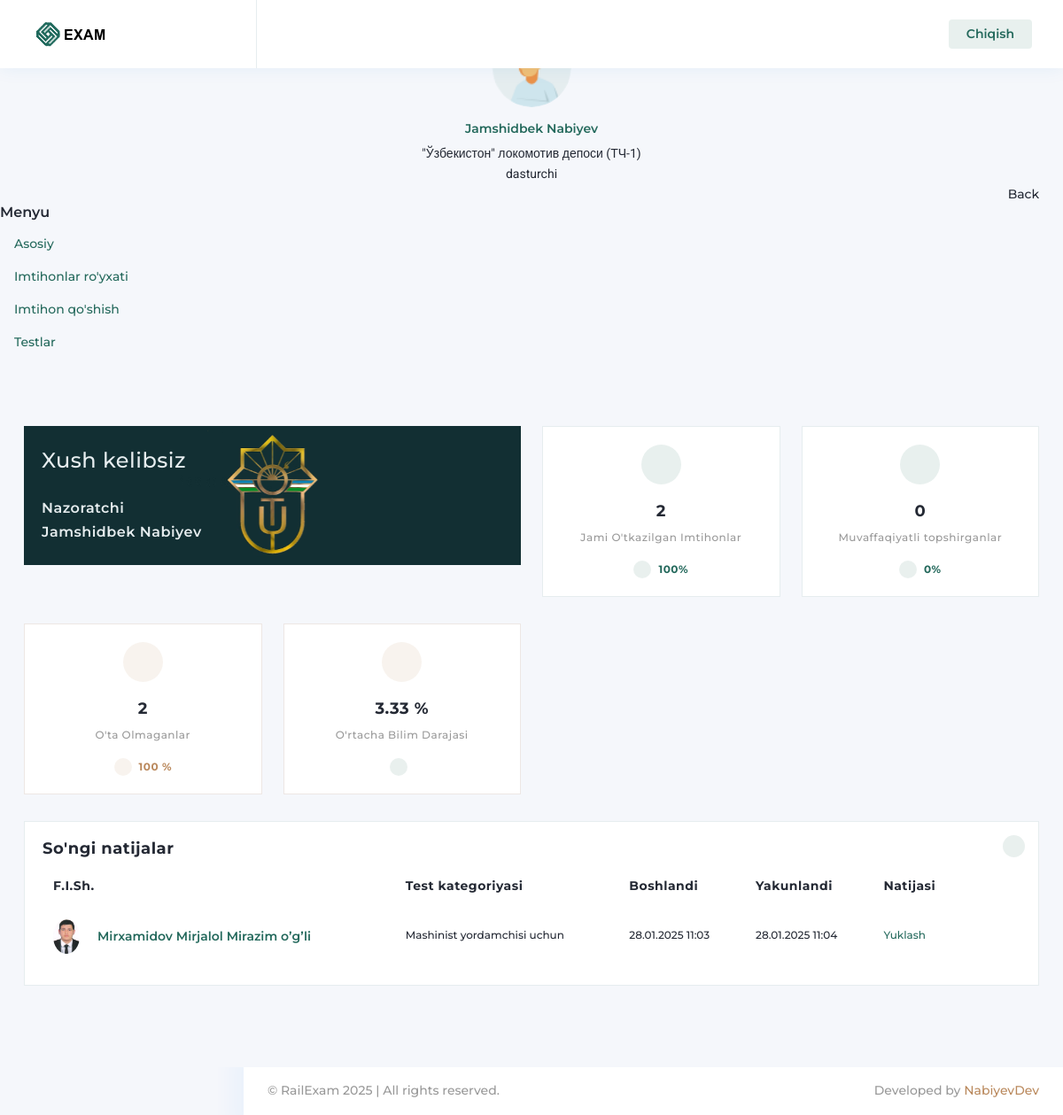
Before: /profiles/operator/dashboard/ (signed in) with the older database file.
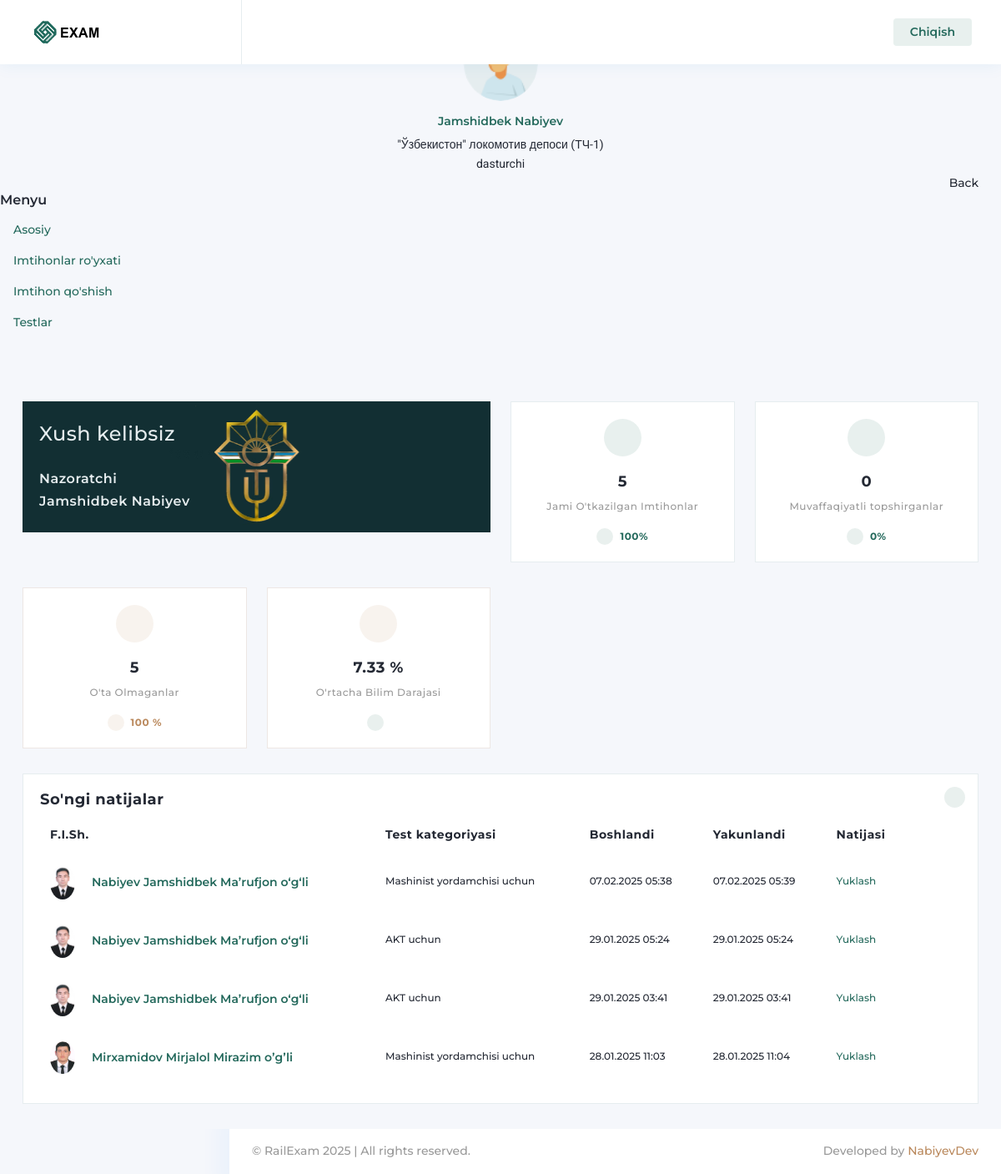
After: the same page with the newer database file.
### exams/models.py (models this page shows, shortened)
class Exam(models.Model):
    category = models.ForeignKey(Category, on_delete=models.CASCADE)
    employee = models.ForeignKey(Profile, on_delete=models.CASCADE)
    overseer = models.ForeignKey(Profile, on_delete=models.CASCADE, related_name='overseer')
    time_limit = models.PositiveIntegerField(default=20)
    created = models.DateTimeField(auto_now_add=True)
    started = models.DateTimeField(blank=True, null=True)
    deadline = models.DateTimeField(blank=True, null=True)
    ended = models.DateTimeField(blank=True, null=True)
    unique_id = models.CharField(max_length=255)
    pdf_short_path = models.CharField(max_length=255, blank=True, null=True)

class Category(models.Model):
    name = models.CharField(max_length=100)
    def __str__(self):
        return self.name

### profiles/models.py (models this page shows, shortened)
class Profile(models.Model):
    user = models.OneToOneField(User, on_delete=models.CASCADE)
    company = models.ForeignKey(Company, on_delete=models.CASCADE)
    role = models.ForeignKey(Role, on_delete=models.CASCADE)
    fullname = models.CharField(max_length=100)
    position = models.CharField(max_length=255)
    pin = models.CharField(max_length=20)
    image = models.ImageField(null=True, blank=True, upload_to='3x4')
    phone_number = models.CharField(max_length=20, null=True, blank=True)
    tabel_num = models.CharField(max_length=20, null=True, blank=True)
    seniority_railway = models.DateField(null=True, blank=True)
    seniority_position = models.DateField(null=True, blank=True)
    passport_pdf = models.FileField(upload_to=r"documents", null=True, blank=True)
    work_record_pdf = models.FileField(upload_to=r"documents", null=True, blank=True)
    med_card_pdf = models.FileField(upload_to=r"documents", null=True, blank=True)
    recommendation_pdf = models.FileField(upload_to=r"documents", null=True, blank=True)

### profiles/views.py (the view)
# urls.py: path('operator/dashboard/', operator_main_view, name='operator_dashboard'),
@login_required
def operator_main_view(request):
    total_exams = Exam.objects.count()
    successful_exams = 0
    failed_exams = 0
    total_percentage = 0
    exams = Exam.objects.annotate(
        total_results=Count('results'),
        correct_results=Count('results', filter=Q(results__option_result='correct'))
    )
    for exam in exams:
        if exam.total_results > 0:
            correct_percentage = (exam.correct_results / exam.total_results) * 100
            total_percentage += correct_percentage
            if correct_percentage > 55:
                successful_exams += 1
            else:
                failed_exams += 1
        else:
            failed_exams += 1  # Exams with no results are considered failed
    average_percentage = total_percentage / total_exams if total_exams > 0 else 0
    last_five_exams = Exam.objects.filter(ended__isnull=False).order_by('-created')[:5]
    divider = total_exams
    if divider == 0:
        divider = 1
    context = {
        "total_exams": total_exams,
        "successful_exams": successful_exams,
        "failed_exams": failed_exams,
        "average_percentage": round(average_percentage, 2),
        "successful_percent": round(successful_exams/total_exams*100),
        "failed_percent": round(failed_exams/total_exams*100),
        "last_five_exams": last_five_exams
    }
    return render(request, 'profiles/operator/dashboard.html', context)

### exams/context_processors.py (called while the page is built)
def finish_unfinished_exams(request):
    now = timezone.now()
    unfinished_exams = Exam.objects.filter(deadline__isnull=False, ended__isnull=True)
    for uf_exam in unfinished_exams:
        if uf_exam.deadline <= now:
            uf_exam.ended = uf_exam.deadline
            uf_exam.save()
    return {}

### templates/profiles/operator/dashboard.html (shortened to what the changed rows need)
{% extends 'profiles/operator-base.html' %}
{% load static %}
{% block head %}
<link rel="stylesheet" type="text/css" href="{% static 'assets/css/fontawesome.css' %}">
<link rel="stylesheet" type="text/css" href="{% static 'assets/css/icofont.css' %}">
<link rel="stylesheet" type="text/css" href="{% static 'assets/css/themify.css' %}">
<link rel="stylesheet" type="text/css" href="{% static 'assets/css/flag-icon.css' %}">
<link rel="stylesheet" type="text/css" href="{% static 'assets/css/feather-icon.css' %}">
<link rel="stylesheet" type="text/css" href="{% static 'assets/css/animate.css' %}">
<link rel="stylesheet" type="text/css" href="{% static 'assets/css/chartist.css' %}">
<link rel="stylesheet" type="text/css" href="{% static 'assets/css/date-picker.css' %}">
<link rel="stylesheet" type="text/css" href="{% static 'assets/css/prism.css' %}">
<link rel="stylesheet" type="text/css" href="{% static 'assets/css/vector-map.css' %}">
<link rel="stylesheet" type="text/css" href="{% static 'assets/css/bootstrap.css' %}">
<link rel="stylesheet" type="text/css" href="{% static 'assets/css/style.css' %}">
<link id="color" rel="stylesheet" href="{% static 'assets/css/color-1.css' %}" media="screen">
<link rel="stylesheet" type="text/css" href="{% static 'assets/css/responsive.css' %}">
{% endblock %}
{% block body %}
<div class="page-body">
    <div class="container-fluid dashboard-default-sec">
        <div class="row">
            <div class="col-xl-12 box-col-12 des-xl-100">
                <div class="row">
                    <div class="col-xl-3 col-md-3 col-sm-6 box-col-3 des-xl-25 rate-sec">
                        <div class="card income-card card-primary">
                            <div class="card-body text-center">
                                <div class="round-box" style="font-size: 170%; color: green;">
                                    <i class="fa fa-th"></i>
                                </div>
                                <h5>{{ total_exams }}</h5>
                                <p>Jami o'tkazilgan imtihonlar</p><a class="btn-arrow arrow-primary"
                                                                     href="javascript:void(0)"><i
                                    class="toprightarrow-primary fa fa-arrow-up me-2"></i>100%</a>
                            </div>
                        </div>
                    </div>
                    <div class="col-xl-3 col-md-3 col-sm-6 box-col-3 des-xl-25 rate-sec">
                        <div class="card income-card card-secondary">
                            <div class="card-body text-center">
                                <div class="round-box" style="font-size: 170%; color: red;">
                                    <i class="fa fa-times-circle-o"></i>
                                </div>
                                <h5>{{ failed_exams }}</h5>
                                <p>O'ta olmaganlar</p><a class="btn-arrow arrow-secondary"
                                                         href="javascript:void(0)"><i
                                    class="toprightarrow-secondary fa fa-arrow-up me-2"></i>{{ failed_percent }} % </a>
                            </div>
                        </div>
                    </div>
                    <div class="col-xl-3 col-md-3 col-sm-6 box-col-3 des-xl-25 rate-sec">
                        <div class="card income-card card-secondary">
                            <div class="card-body text-center">
                                <div class="round-box" style="font-size: 170%; color: green;">
                                    <i class="fa fa-empire"></i>
                                </div>
                                <h5>{{ average_percentage }} %</h5>
                                <p>O'rtacha bilim darajasi</p><a class="btn-arrow arrow-secondary"
                                                                 href="javascript:void(0)">
                                <i class="toprightarrow-primary fa fa-arrow-up me-2"></i></a>
                            </div>
                        </div>
                    </div>
                </div>
            </div>
            <div class="col-xl-12 box-col-12 des-xl-100">
                <div class="row">
                    <div class="col-xl-12 recent-order-sec">
                        <div class="card">
                            <div class="card-body">
                                <div class="table-responsive">
                                    <table class="table table-bordernone">
                                        <thead>
                                        <tr>
                                            <th>F.I.Sh.</th>
                                            <th>Test kategoriyasi</th>
                                            <th>Boshlandi</th>
                                            <th>Yakunlandi</th>
                                            <th>Natijasi</th>
                                            <th>
                                                <div class="setting-list">
                                                    <ul class="list-unstyled setting-option">
                                                        <li>
                                                        </li>
                                                    </ul>
                                                </div>
                                            </th>
                                        </tr>
                                        </thead>
                                        <tbody>
                                        {% for exam in last_five_exams %}
                                        <tr>
                                            <td>
                                                <div class="media">
                                                    <img class="img-fluid rounded-circle" style="width:30px;"
                                                         src="{{exam.employee.image.url}}"
                                                         alt="" data-original-title="" title="">
                                                    <div class="media-body"><a href="#"><span>{{ exam.employee.fullname }}</span></a>
                                                    </div>
                                                </div>
                                            </td>
                                            <td>
                                                <a>{{ exam.category }}</a>
                                            </td>
                                            <td>
                                                <a>{{ exam.started|date:'d.m.Y H:i' }}</a>
                                            </td>
                                            <td>
                                                <a>{{ exam.ended|date:'d.m.Y H:i' }}</a>
                                            </td>
                                            <td>
                                                <a href="/exams/qr-result/{{ exam.unique_id }}">Yuklash</a>
                                            </td>
                                        </tr>
                                        {% endfor %}
                                        </tbody>
                                    </table>
                                </div>
                            </div>
                        </div>
                    </div>
                </div>
            </div>
        </div>
    </div>
</div>
{% endblock %}

Changed rows visible on the page:
added Exam: employee.image (picture), employee.fullname "Nabiyev Jamshidbek Ma’rufjon o‘g‘li", category "Mashinist yordamchisi uchun", started "07.02.2025 05:38", ended "07.02.2025 05:39"
added Exam: employee.image (picture), employee.fullname "Nabiyev Jamshidbek Ma’rufjon o‘g‘li", category "AKT uchun", started "29.01.2025 05:24", ended "29.01.2025 05:24"
added Exam: employee.image (picture), employee.fullname "Nabiyev Jamshidbek Ma’rufjon o‘g‘li", category "AKT uchun", started "29.01.2025 03:41", ended "29.01.2025 03:41"
Other visible differences:
{{ total_exams }}: "2" → "5"
{{ failed_exams }}: "2" → "5"
{{ average_percentage }}: "3.33" → "7.33"
